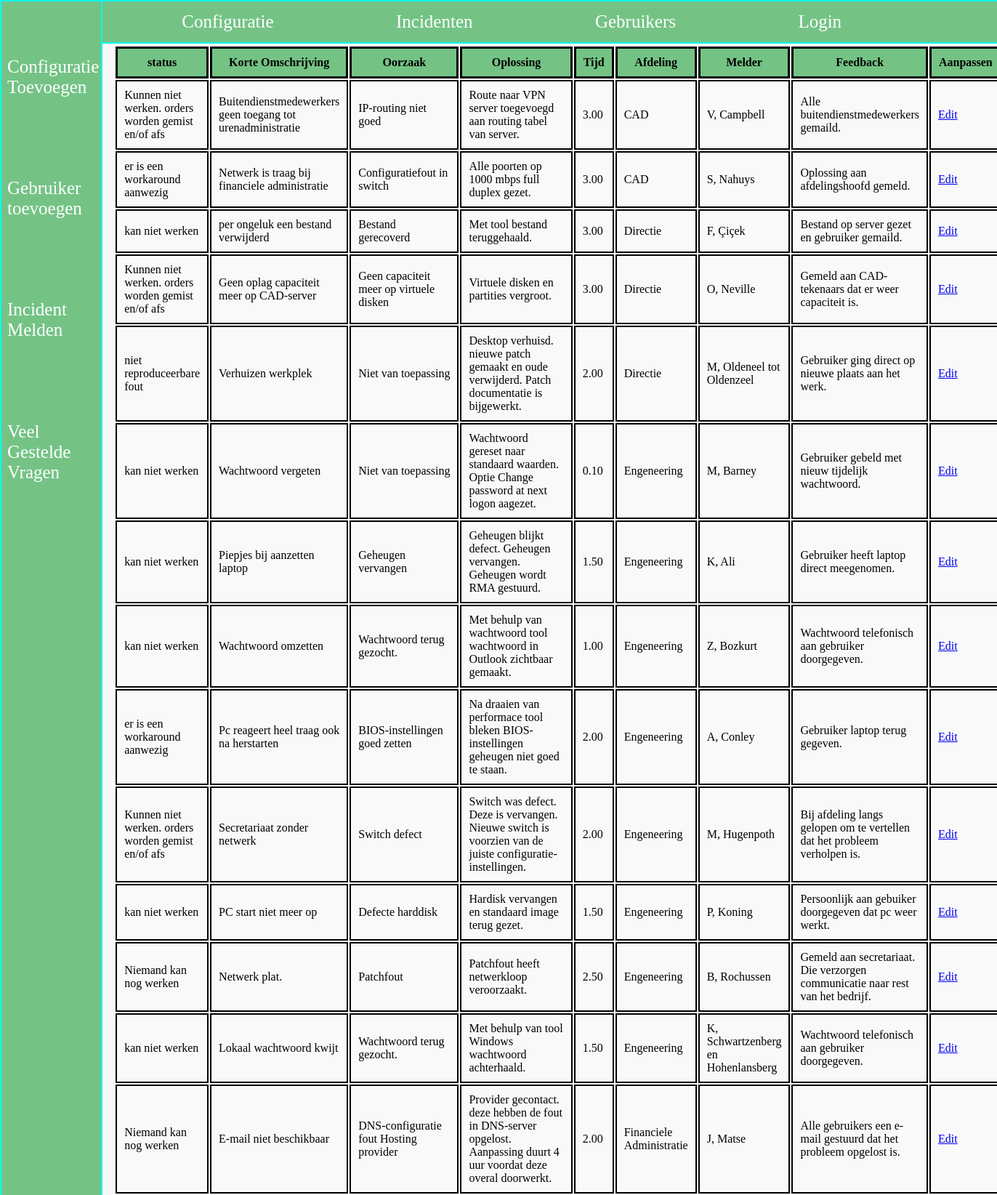
Page /php/incidenten.php (upper part) on the committed database.
### tables this page shows
CREATE TABLE `incident` (
  `incidentID` int(11) NOT NULL,
  `statusID` int(11) DEFAULT NULL,
  `description` varchar(255) DEFAULT NULL,
  `shortDescription` varchar(255) DEFAULT NULL,
  `impact` int(3) DEFAULT NULL,
  `time` float(3,2) DEFAULT NULL,
  `responsibleID` int(11) DEFAULT NULL,
  `cause` varchar(255) DEFAULT NULL,
  `solution` varchar(255) DEFAULT NULL,
  `feedback` varchar(255) DEFAULT NULL,
  `date` timestamp NULL DEFAULT NULL,
  `type` int(3) DEFAULT NULL
);

CREATE TABLE `status` (
  `statusID` int(11) NOT NULL,
  `statusName` varchar(50) DEFAULT NULL,
  `statusImpact` varchar(3) DEFAULT NULL,
  `urgency` varchar(50) DEFAULT NULL
);

CREATE TABLE `departments` (
  `departmentID` int(11) NOT NULL,
  `departmentName` varchar(50) DEFAULT NULL,
  `location` int(3) DEFAULT NULL
);

CREATE TABLE `user` (
  `userID` int(11) NOT NULL,
  `initials` varchar(1) DEFAULT NULL,
  `surname` varchar(50) DEFAULT NULL,
  `middleName` varchar(50) DEFAULT NULL,
  `departmentID` int(11) DEFAULT NULL,
  `interncell` varchar(3) DEFAULT NULL,
  `sex` int(3) DEFAULT NULL,
  `email` varchar(80) DEFAULT NULL,
  `password` varchar(50) DEFAULT NULL,
  `userType` int(3) DEFAULT NULL
);

### php/incidenten.php (the view, shortened to what this page needs)
<?php
$servername = "localhost";
$username = "root";
$password = "";
$dbname = "twente";
$conn = mysqli_connect($servername, $username, $password, $dbname);
$sql = "SELECT incident.incidentID, incident.shortDescription, incident.cause, incident.solution, incident.feedback, status.statusID, status.statusName, user.initials, user.surname, incident.time, departments.departmentName FROM incident INNER JOIN user2incident ON incident.incidentID = user2incident.incidentID INNER JOIN user ON user2incident.userID = user.userID INNER JOIN status ON incident.statusID = status.statusID INNER JOIN departments ON user.departmentID = departments.departmentID";
$result = mysqli_query($conn,$sql);
?>
<!doctype html>
<html lang="nl">
<?php include('../include/header.php');?>
<body>
	<?php include('../include/navigatie.php');?>
<br>
<br>
<br>
	<div class=table>
	<table class="incidenten" name="incidenten">
	<tr>
	  <th> status</th>
		<th> Korte Omschrijving</th>
		<th> Oorzaak </th>
		<th> Oplossing</th>
		<th> Tijd </th>
		<th> Afdeling </th>
	 <th> Melder </th>
		<th> Feedback</th>
		<th> Aanpassen </th>
	</tr>
	<?php
	if (mysqli_num_rows($result) > 1){
	  while($row = mysqli_fetch_assoc($result)){
	    echo "<tr><td>".$row["statusName"]."</td>
			<td>".$row["shortDescription"]."</td>
	    <td>".$row["cause"]."</td>
	    <td>".$row["solution"]."</td>
			<td>".$row["time"]."</td>
			<td>".$row["departmentName"]."</td>
			<td>".$row["initials"].", ".$row["surname"]."</td>
			<td>".$row["feedback"]."</td>
			<td><a href='details.php?id=".$row["incidentID"]."'>"."Edit"."</td>
			 </tr>";
	  }
	}
	else{
	  echo "Error";
	}
	?>
</table>
</div>
	</body>
</html>

### css/style.css (style rules this page uses)
html { font-family:Century Gothic; height:100%; width:100%; background:#f9f9f9; }
div.table { margin-left:11%; margin-bottom: 5%; }
th { border: 3px solid black; padding: 10px; background-color:#74c385; }
td { border: 2px solid black; padding: 10px; }

### rows in the picture
incident: statusID.statusName "Kunnen niet werken. orders worden gemist en/of afs", shortDescription "Buitendienstmedewerkers geen toegang tot urenadministratie", cause "IP-routing niet goed", solution "Route naar VPN server toegevoegd aan routing tabel van server.", time "3.00", departments.departmentName "CAD", user.initials "V", user.surname "Campbell", feedback "Alle buitendienstmedewerkers gemaild."
incident: statusID.statusName "er is een workaround aanwezig", shortDescription "Netwerk is traag bij financiele administratie", cause "Configuratiefout in switch", solution "Alle poorten op 1000 mbps full duplex gezet.", time "3.00", departments.departmentName "CAD", user.initials "S", user.surname "Nahuys", feedback "Oplossing aan afdelingshoofd gemeld."
incident: statusID.statusName "kan niet werken", shortDescription "per ongeluk een bestand verwijderd", cause "Bestand gerecoverd", solution "Met tool bestand teruggehaald.", time "3.00", departments.departmentName "Directie", user.initials "F", user.surname "Çiçek", feedback "Bestand op server gezet en gebruiker gemaild."
incident: statusID.statusName "Kunnen niet werken. orders worden gemist en/of afs", shortDescription "Geen oplag capaciteit meer op CAD-server", cause "Geen capaciteit meer op virtuele disken", solution "Virtuele disken en partities vergroot.", time "3.00", departments.departmentName "Directie", user.initials "O", user.surname "Neville", feedback "Gemeld aan CAD-tekenaars dat er weer capaciteit is."
incident: statusID.statusName "niet reproduceerbare fout", shortDescription "Verhuizen werkplek", cause "Niet van toepassing", solution "Desktop verhuisd. nieuwe patch gemaakt en oude verwijderd. Patch documentatie is bijgewerkt.", time "2.00", departments.departmentName "Directie", user.initials "M", user.surname "Oldeneel tot Oldenzeel", feedback "Gebruiker ging direct op nieuwe plaats aan het werk."
incident: statusID.statusName "kan niet werken", shortDescription "Wachtwoord vergeten", cause "Niet van toepassing", solution "Wachtwoord gereset naar standaard waarden. Optie Change password at next logon aagezet.", time "0.10", departments.departmentName "Engeneering", user.initials "M", user.surname "Barney", feedback "Gebruiker gebeld met nieuw tijdelijk wachtwoord."
incident: statusID.statusName "kan niet werken", shortDescription "Piepjes bij aanzetten laptop", cause "Geheugen vervangen", solution "Geheugen blijkt defect. Geheugen vervangen. Geheugen wordt RMA gestuurd.", time "1.50", departments.departmentName "Engeneering", user.initials "K", user.surname "Ali", feedback "Gebruiker heeft laptop direct meegenomen."
incident: statusID.statusName "kan niet werken", shortDescription "Wachtwoord omzetten", cause "Wachtwoord terug gezocht.", solution "Met behulp van wachtwoord tool wachtwoord in Outlook zichtbaar gemaakt.", time "1.00", departments.departmentName "Engeneering", user.initials "Z", user.surname "Bozkurt", feedback "Wachtwoord telefonisch aan gebruiker doorgegeven."
incident: statusID.statusName "er is een workaround aanwezig", shortDescription "Pc reageert heel traag ook na herstarten", cause "BIOS-instellingen goed zetten", solution "Na draaien van performace tool bleken BIOS-instellingen geheugen niet goed te staan.", time "2.00", departments.departmentName "Engeneering", user.initials "A", user.surname "Conley", feedback "Gebruiker laptop terug gegeven."
incident: statusID.statusName "Kunnen niet werken. orders worden gemist en/of afs", shortDescription "Secretariaat zonder netwerk", cause "Switch defect", solution "Switch was defect. Deze is vervangen. Nieuwe switch is voorzien van de juiste configuratie-instellingen.", time "2.00", departments.departmentName "Engeneering", user.initials "M", user.surname "Hugenpoth", feedback "Bij afdeling langs gelopen om te vertellen dat het probleem verholpen is."
incident: statusID.statusName "kan niet werken", shortDescription "PC start niet meer op", cause "Defecte harddisk", solution "Hardisk vervangen en standaard image terug gezet.", time "1.50", departments.departmentName "Engeneering", user.initials "P", user.surname "Koning", feedback "Persoonlijk aan gebuiker doorgegeven dat pc weer werkt."
incident: statusID.statusName "Niemand kan nog werken", shortDescription "Netwerk plat.", cause "Patchfout", solution "Patchfout heeft netwerkloop veroorzaakt.", time "2.50", departments.departmentName "Engeneering", user.initials "B", user.surname "Rochussen", feedback "Gemeld aan secretariaat. Die verzorgen communicatie naar rest van het bedrijf."
incident: statusID.statusName "kan niet werken", shortDescription "Lokaal wachtwoord kwijt", cause "Wachtwoord terug gezocht.", solution "Met behulp van tool Windows wachtwoord achterhaald.", time "1.50", departments.departmentName "Engeneering", user.initials "K", user.surname "Schwartzenberg en Hohenlansberg", feedback "Wachtwoord telefonisch aan gebruiker doorgegeven."
incident: statusID.statusName "Niemand kan nog werken", shortDescription "E-mail niet beschikbaar", cause "DNS-configuratie fout Hosting provider", solution "Provider gecontact. deze hebben de fout in DNS-server opgelost. Aanpassing duurt 4 uur voordat deze overal doorwerkt.", time "2.00", departments.departmentName "Financiele Administratie", user.initials "J", user.surname "Matse", feedback "Alle gebruikers een e-mail gestuurd dat het probleem opgelost is."
